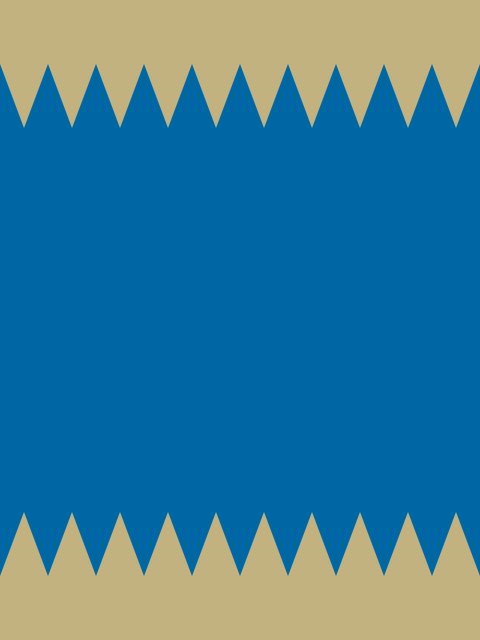
Frame 1 (no input)
Frame 2 (the mouse pressed at the canvas centre, redrawn once): identical to frame 1, image omitted

The Processing sketch that drew this single still picture (run headless with seeded random() and noise(); the mouse was pressed at the canvas centre and the sketch redrawn once):

// Processing sketch: jaws
// ── jaws.pde
// Manuale di Programmazione Cinematografica
// Daniele Olmisani, 2015

// Jaws

final color PAPER = color(0, 103, 165);
final color INK = color(194, 178, 128);

final float TEETH = 10;;

void setup() {
  
  size(480, 640);
  noLoop();
}

void draw() {
  
  background(PAPER);
  fill(INK);
  noStroke();

  scale(width/TEETH, height/TEETH);
  drawTeeth();
  
  resetMatrix();
  translate(0, height);
  scale(width/TEETH, -height/TEETH);
  drawTeeth();

  save("jaws.png");
}

void drawTeeth() {
  rect(0, 0, width/TEETH, 1);
  for(int i=0; i<TEETH; i++) {
     triangle(i, 1, i+1, 1, i+0.5, 2);
  }
}
